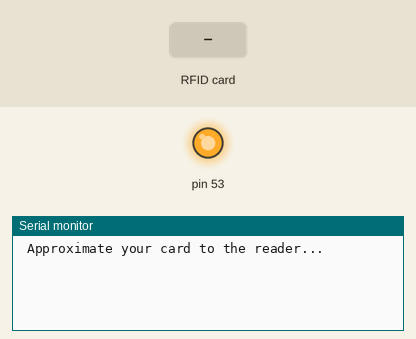
Simulated run of this sketch. Board: Arduino Mega 2560, built with avr-gcc and run on an emulated ATmega2560. Shown: output pins drawn as LEDs (lit = HIGH), the last lines printed to the serial monitor. The test bench sets the inputs (shaded band).

Above: at 1.2 s.
1.3 s: RFID card 13 D2 A1 D9 held to the reader
At 1.8 s:
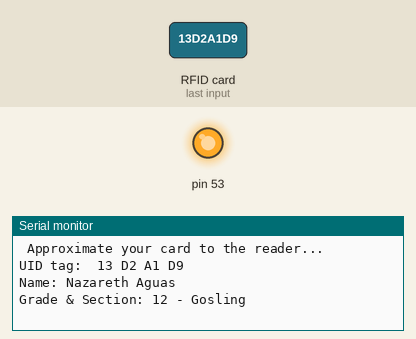
2.8 s: RFID card 92 F2 33 02 held to the reader
At 4.8 s:
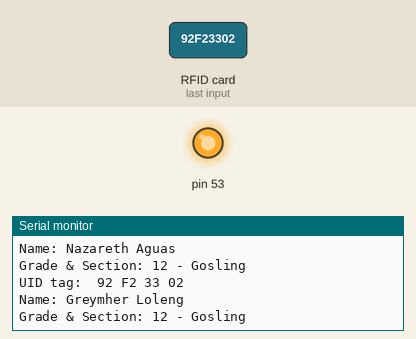
5.8 s: RFID card 0D 23 FA 03 held to the reader
At 8.8 s:
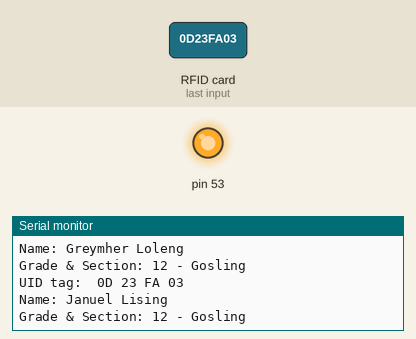

Measured:
- after the input at 1.3 s, the serial monitor: prints a new line at once (image 1)
- after the input at 2.8 s, the serial monitor: prints a new line after 1.5 s (image 2)
- after the input at 5.8 s, the serial monitor: prints a new line after 1.5 s (image 3)

The sketch:

RFID_ok.ino
```cpp
#include <SPI.h>
#include <MFRC522.h>

#define SS_PIN 5
#define RST_PIN 22
MFRC522 mfrc522(SS_PIN, RST_PIN);

void setup() {
  // put your setup code here, to run once:
  Serial.begin(9600);
  SPI.begin();
  mfrc522.PCD_Init();
  Serial.println(" Approximate your card to the reader...");
  Serial.println();
}

void loop() {
  // put your main code here, to run repeatedly:
  if ( ! mfrc522.PICC_IsNewCardPresent())
  {
    return;
  }
  if ( ! mfrc522.PICC_ReadCardSerial())
  {
    return;
  }
  Serial.print("UID tag: ");
  String content = " ";
  byte letter;
  for (byte i = 0; i < mfrc522.uid.size; i++)
  {
      Serial.print(mfrc522.uid.uidByte[i] < 0x10 ? " 0" : " ");
      Serial.print(mfrc522.uid.uidByte[i], HEX);
      content.concat(String(mfrc522.uid.uidByte[i] < 0x10 ? " 0" : " "));
      content.concat(String(mfrc522.uid.uidByte[i], HEX));
  }
  Serial.println();
  content.toUpperCase();
  if (content.substring(1) == " 13 D2 A1 D9")
  {
      Serial.print("Name: ");
      Serial.println("Nazareth Aguas");
      Serial.print("Grade & Section: ");
      Serial.println("12 - Gosling");
      Serial.println();
      delay(3000);
  }
  else if (content.substring(1) == " 92 F2 33 02")
  {
     Serial.print("Name: ");
      Serial.println("Greymher Loleng");
      Serial.print("Grade & Section: ");
      Serial.println("12 - Gosling");
      Serial.println();
      delay(3000);
  }
   else if (content.substring(1) == " 0D 23 FA 03")
  {
      Serial.print("Name: ");
      Serial.println("Januel Lising");
      Serial.print("Grade & Section: ");
      Serial.println("12 - Gosling");
      Serial.println();
      delay(3000);
  }

  else {

      Serial.println("(!) Error, unregistered UID");
      Serial.println();
      delay(3000);

  }

}
```
